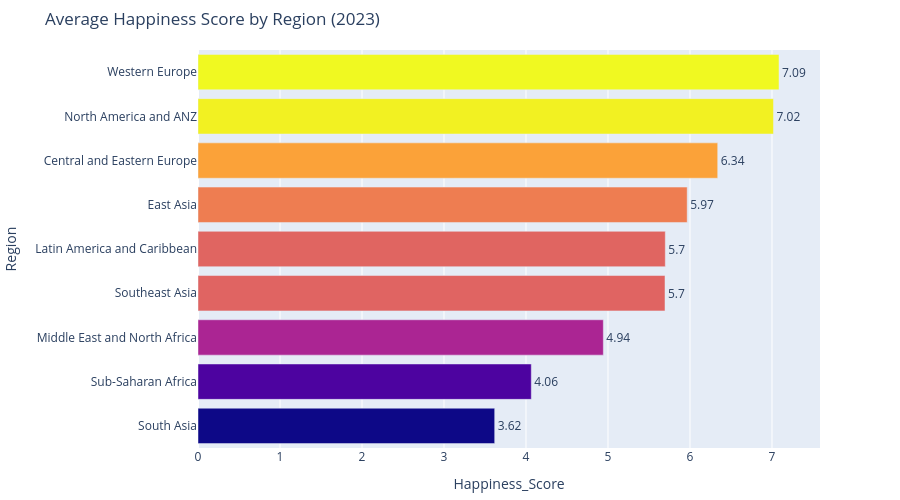

This figure's notebook cell:
### Markdown cell above
---
## Task 1 — Regional Comparison Bar Chart

**What to build:** A horizontal bar chart showing the **average happiness score by region**, sorted from highest to lowest.

**Requirements:**
- Horizontal orientation (category names are long)
- Sorted by score, descending (so the happiest region is at the top)
- Zero baseline on x-axis
- At least one design choice that goes beyond the Plotly default (colour, annotation, labels, etc.)
- An insight title that answers: *which region stands out and why does it matter?*

**Hint:** Use `df.groupby('Region')['Happiness_Score'].mean()` to compute the averages.

### Code cell
# Task 1: Regional comparison bar chart
# -------------------------------------

# Step 1: Compute average happiness score by region
region_avg = (df.groupby('Region')['Happiness_Score']
              .mean()
              .reset_index()
              .sort_values('Happiness_Score'))  # sort for horizontal bar

# print(region_avg)

# Step 2: Build your chart
# YOUR CODE HERE
fig = px.bar(region_avg,
             x='Happiness_Score',
             y='Region',
             orientation='h',
             title='Average Happiness Score by Region (2023)',
             color='Happiness_Score',
             text=region_avg['Happiness_Score'].round(2))

fig.update_traces(textposition='outside')
fig.update_layout(
    xaxis_range=[0, region_avg['Happiness_Score'].max() + 0.5],
    coloraxis_showscale=False,
    height=500,
    margin=dict(l=10, r=80, t=50, b=40)
)

fig.show()

### Figure 1 — Plotly figure (JSON) as saved in the notebook; plotly's stock layout.template omitted (floating-point values rounded to 4 significant figures)
{"data": [{"hovertemplate": "Happiness_Score=%{marker.color}<br>Region=%{y}<br>text=%{text}<extra></extra>", "legendgroup": "", "marker": {"color": [3.618, 4.065, 4.943, 5.695, 5.699, 5.966, 6.338, 7.018, 7.086], "coloraxis": "coloraxis", "pattern": {"shape": ""}}, "name": "", "orientation": "h", "showlegend": false, "text": [3.62, 4.06, 4.94, 5.7, 5.7, 5.97, 6.34, 7.02, 7.09], "textposition": "outside", "type": "bar", "x": [3.618, 4.065, 4.943, 5.695, 5.699, 5.966, 6.338, 7.018, 7.086], "xaxis": "x", "y": ["South Asia", "Sub-Saharan Africa", "Middle East and North Africa", "Southeast Asia", "Latin America and Caribbean", "East Asia", "Central and Eastern Europe", "North America and ANZ", "Western Europe"], "yaxis": "y"}], "layout": {"barmode": "relative", "coloraxis": {"colorbar": {"title": {"text": "Happiness_Score"}}, "colorscale": [[0, "#0d0887"], [0.1111, "#46039f"], [0.2222, "#7201a8"], [0.3333, "#9c179e"], [0.4444, "#bd3786"], [0.5556, "#d8576b"], [0.6667, "#ed7953"], [0.7778, "#fb9f3a"], [0.8889, "#fdca26"], [1, "#f0f921"]], "showscale": false}, "height": 500, "legend": {"tracegroupgap": 0}, "margin": {"b": 40, "l": 10, "r": 80, "t": 50}, "title": {"text": "Average Happiness Score by Region (2023)"}, "xaxis": {"anchor": "y", "domain": [0, 1], "range": [0, 7.586], "title": {"text": "Happiness_Score"}}, "yaxis": {"anchor": "x", "domain": [0, 1], "title": {"text": "Region"}}}}
